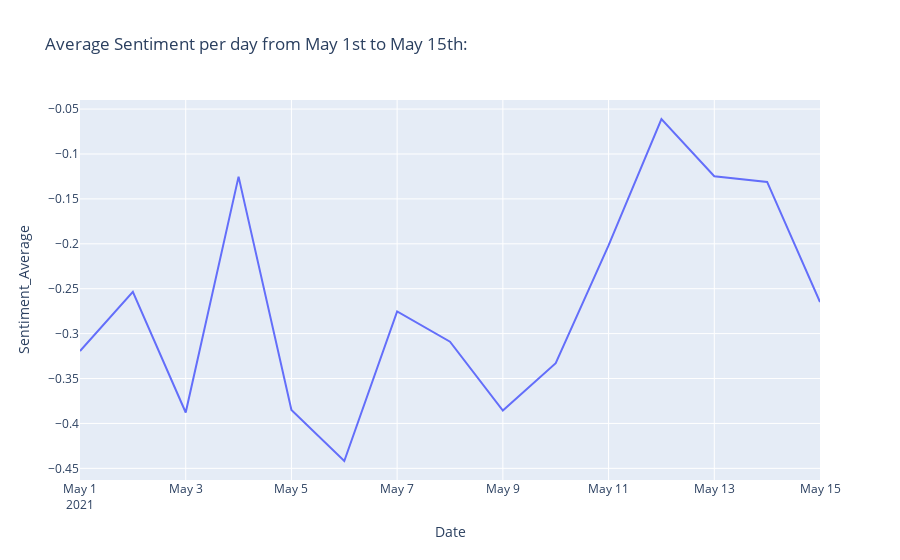

Notebook code cell kept with this figure:
### Code cell
fig = px.line(df_sentiment, x=df_sentiment.Date, y=df_sentiment.Sentiment_Average, title='Average Sentiment per day from May 1st to May 15th:')
fig.show()

### Figure 1 — Plotly figure (JSON) as saved in the notebook; plotly's stock layout.template omitted (floating-point values rounded to 4 significant figures)
{"data": [{"hovertemplate": "Date=%{x}<br>Sentiment_Average=%{y}<extra></extra>", "legendgroup": "", "line": {"color": "#636efa", "dash": "solid"}, "marker": {"symbol": "circle"}, "mode": "lines", "name": "", "orientation": "v", "showlegend": false, "type": "scatter", "x": ["2021-05-01", "2021-05-02", "2021-05-03", "2021-05-04", "2021-05-05", "2021-05-06", "2021-05-07", "2021-05-08", "2021-05-09", "2021-05-10", "2021-05-11", "2021-05-12", "2021-05-13", "2021-05-14", "2021-05-15"], "xaxis": "x", "y": [-0.3194, -0.2534, -0.3878, -0.1252, -0.3851, -0.4418, -0.2754, -0.309, -0.3857, -0.3329, -0.2018, -0.06107, -0.1248, -0.1311, -0.2648], "yaxis": "y"}], "layout": {"legend": {"tracegroupgap": 0}, "title": {"text": "Average Sentiment per day from May 1st to May 15th:"}, "xaxis": {"anchor": "y", "domain": [0, 1], "title": {"text": "Date"}}, "yaxis": {"anchor": "x", "domain": [0, 1], "title": {"text": "Sentiment_Average"}}}}
